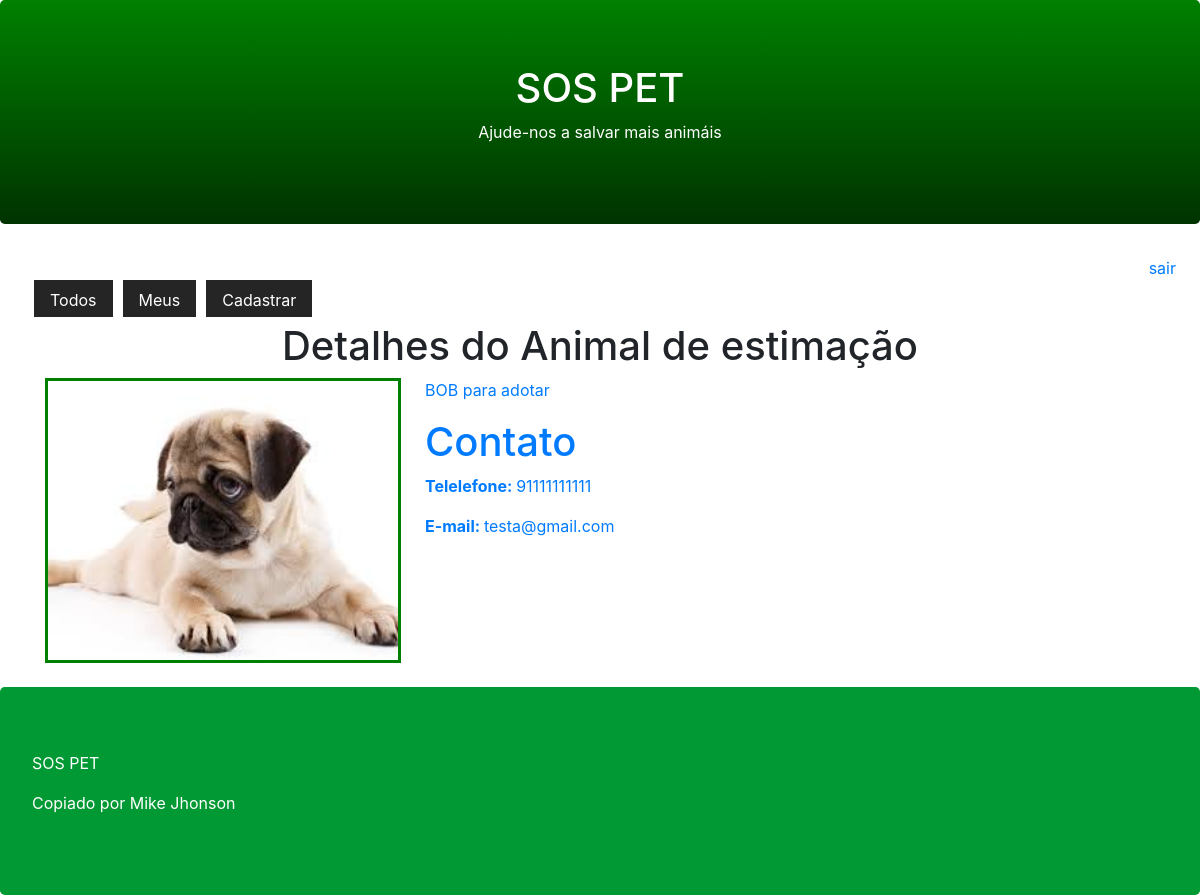
Screenshot of /pet/detail/3/ with the database file from the repository.
### core/models.py (models this page shows, shortened)
class Pet(models.Model):
    city = models.CharField(max_length=100)
    description = models.TextField()
    phone = models.CharField(max_length=11)
    email = models.EmailField()
    begin_date = models.DateTimeField(auto_now_add=True)
    photo = models.ImageField(upload_to='pet')
    active = models.BooleanField(default=True)
    user = models.ForeignKey(User, on_delete=models.CASCADE)

### core/views.py (the view)
# urls.py: path('pet/detail/<id>/', views.pet_detail),
def pet_detail(request, id):
    pet = Pet.objects.get(active=True, id=id)
    return render(request, 'pet.html', {'pet':pet})

### templates/pet.html (shortened to what this page needs)
{% extends "model-page.html" %}
{% block content %}
<h1 class="text-center">Detalhes do Animal de estimação</h1>
<div class="modal fade" id="modal_confirm">
    <div class="modal-dialog modal-dialog-centered">
      <div class="modal-content">
        <div class="modal-body text-right">
         <a href="/pet/delete/{{ pet.id}}/">
        </div>
      </div>
    </div>
  </div>
<div class="container mp-4 mb-4">
    <div class="row">
        <div class="col-sm-4">
            <div style="border-color: green; border-style: solid; width: 356px; height: 100%">
                <img src="{{ pet.photo.url }}" width="350" height="263" style="margin-top: 16px;">
            </div>
        </div>
        <div class="col-sm-8">
           <p>{{ pet.description }}</p>
           <h1>Contato</h1>
           <p><b>Telelefone: </b>{{ pet.phone}}</p>
           <p><b>E-mail: </b>{{ pet.email }}</p>
        </div>
    </div>
</div>
{% endblock %}

### rows the page displays
Pet: photo (picture), description "BOB para adotar", phone "91111111111", email "testa@gmail.com"
